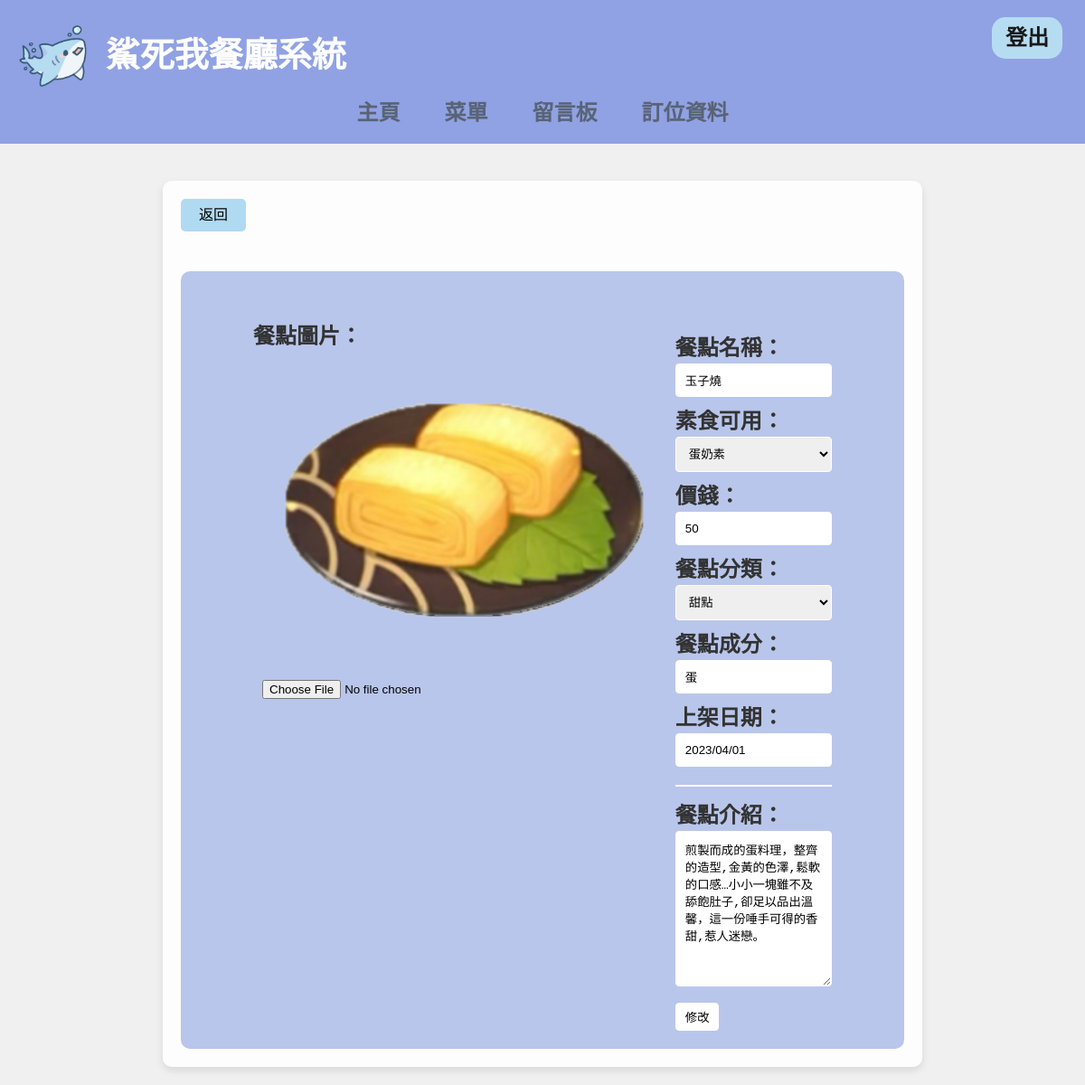
Page /menu/39 (signed in) on the earlier database version.
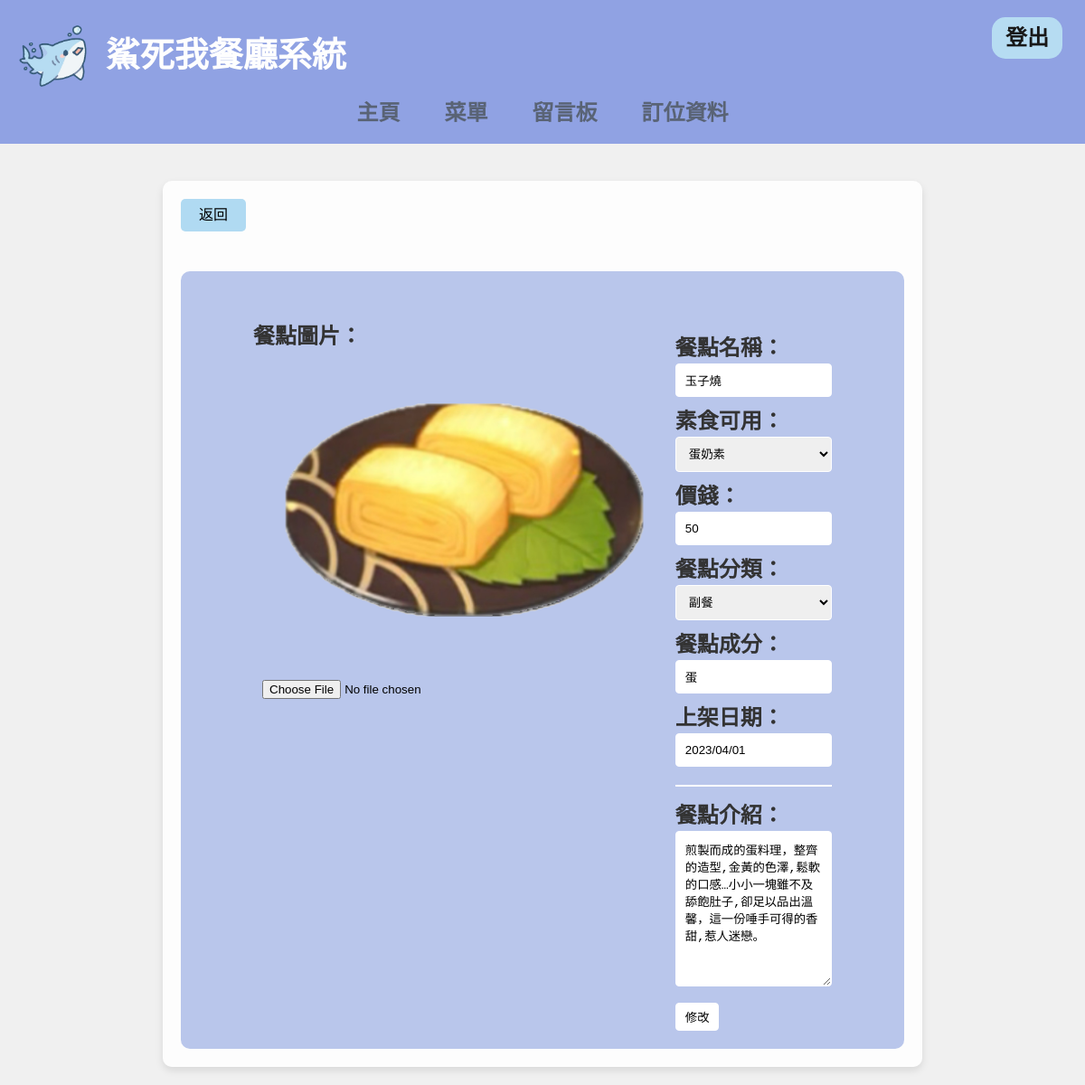
Same page on the later database version.
### customer/models.py (models this page shows)
class Menu(models.Model):
    name=models.CharField(max_length=100)
    price=models.IntegerField()
    introduce=models.TextField(max_length=500)
    allergy=models.CharField(null=True, max_length=100)
    image = models.ImageField(upload_to='image/', blank=False, null=False)
    listingDate=models.DateField(default=timezone.now())
    isVegetarian=models.ForeignKey(Vegetarian, on_delete=models.CASCADE)
    isSale=models.BooleanField(default=True)
    classification=models.ForeignKey(Classification, on_delete=models.CASCADE)

### customer/views.py (the view)
# urls.py: path('menu/<int:menu_id>', menuById, name='menu'), #單一菜單
def menuById(request, menu_id):
    if Menu.objects.filter(id=menu_id).exists():
        menu=Menu.objects.get(id=menu_id)
        if request.user.is_superuser:
            form=MenuForm(instance=menu)
            if request.method=='POST':
                form=MenuForm(request.POST, request.FILES, instance=menu)
                if form.is_valid():
                    form.save()
                    msg="修改完成"
            return render(request, 'menuModify.html', locals())
        recommendation=Menu.objects.filter(listingDate__lte=timezone.now(),isSale=True).exclude(id=menu_id).order_by('?')
        recommendation=recommendation[:min(len(recommendation), 4)]
        return render(request,'menu.html',locals())
    return redirect('/')

### customer/forms.py
class MenuForm(forms.ModelForm):
    class Meta:
        model = Menu
        fields = ['name', 'price', 'introduce', 'allergy', 'image', 'listingDate',
                   'isVegetarian', 'classification']
        widgets = {
            'image' : forms.FileInput(attrs={'class': 'form-control-file'}),
            'listingDate':forms.DateInput()
        }
        labels = {
            'name':'餐點名稱',
            'price':'價錢',
            'introduce':'餐點介紹',
            'allergy':'餐點成分',
            'image':'餐點圖片',
            'listingDate':'上架日期',
            'isVegetarian':'素食可用',
            'classification':'餐點分類'
        }

### customer/models.py (called while the page is built)
    def __str__(self):
        return self.name

    def __str__(self):
        return self.name

### template/html/menuModify.html (shortened to what this page needs)
<!DOCTYPE html>
<html lang="en">
  <head>
  </head>
  <body>
    {% include 'header.html' %}
    <div class="acard1">
      <a class="btnBack1" href="/menuAll/">返回</a>
      <form action="/menu/{{ menu.id }}" enctype="multipart/form-data" method="post">
        <div class="things1">
          <div class="form-group">
            {{ form.image.label_tag }}
            <img src="{{ menu.image.url }}" alt="{{ m.name }}" style="height: 350px;">
            {{ form.image }}
          </div>
          <div class="menu-text">
            <div class="form-group">
              {{ form.name.label_tag }}
              {{ form.name }}
            </div>
            <div class="form-group">
              {{ form.isVegetarian.label_tag }}
              {{ form.isVegetarian }}
            </div>
            <div class="form-group">
              {{ form.price.label_tag }}
              {{ form.price }}
            </div>
            <div class="form-group">
              {{ form.classification.label_tag }}
              {{ form.classification }}
            </div>
            <div class="form-group">
              {{ form.allergy.label_tag }}
              {{ form.allergy }}
            </div>
            <div class="form-group">
              {{ form.listingDate.label_tag }}
              {{ form.listingDate }}
            </div>
            <hr>
            <div class="form-group">
              {{ form.introduce.label_tag }}
              {{ form.introduce }}
            </div>
            <input type="submit" value="修改" class="btn">
          </div>
      </form>
      </div>
  </body>
</html>

Differences in the rows shown:
changed Menu "玉子燒": classification "甜點" → "副餐"
